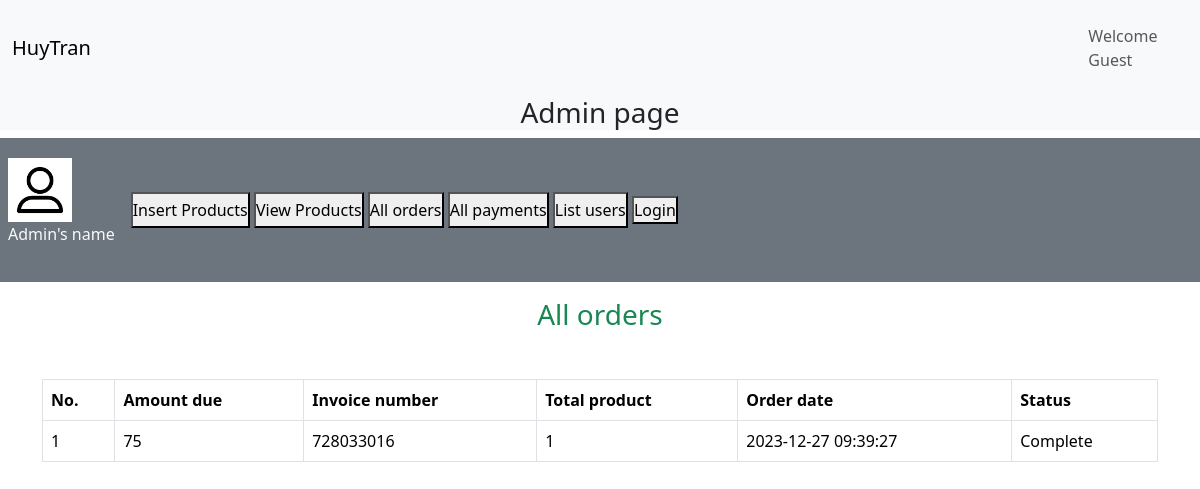
The app's page /admin_area/index.php?all_order with its own data.
### tables this page shows
CREATE TABLE `order` (
  `order_id` int(11) NOT NULL,
  `user_id` int(11) NOT NULL,
  `amount_due` int(255) NOT NULL,
  `invoice_number` int(255) NOT NULL,
  `total_products` int(255) NOT NULL,
  `order_date` timestamp NOT NULL DEFAULT current_timestamp() ON UPDATE current_timestamp(),
  `order_status` varchar(255) NOT NULL
);

### admin_area/all_order.php (the view, shortened to what this page needs)
<!DOCTYPE html>
<html lang="en">
<head>
</head>
<body>
    <h3 class="text-center text-success">All orders</h3>
    <table class="table table-bordered mt-5">
        <thead>
            <?php
                $get_order = "Select * from `order`";
                $result = mysqli_query($con, $get_order);
                $row_count = mysqli_num_rows($result);
                echo "<tr>
                <th>No.</th>
                <th>Amount due</th>
                <th>Invoice number</th>
                <th>Total product</th>
                <th>Order date</th>
                <th>Status</th>
                </tr>
                </thead>
                <tbody>";
                if ($row_count == 0) {
                    echo "<h2 class='bg-danger text-center mt-5>No order yet</h2>'";
                } else {
                    $number = 0;
                    while ($row_data = mysqli_fetch_assoc($result)) {
                        $amount_due = $row_data['amount_due'];
                        $invoice_number = $row_data['invoice_number'];
                        $total_product = $row_data['total_products'];
                        $order_date = $row_data['order_date'];
                        $order_status = $row_data['order_status'];
                        $number++;
                        echo "<tr>
                        <td>$number</td>
                        <td>$amount_due</td>
                        <td>$invoice_number</td>
                        <td>$total_product</td>
                        <td>$order_date</td>
                        <td>$order_status</td>
                        </tr>";
                    }
                }
        ?>
    </table>
</body>
</html>

### style.css (style rules this page uses)
* { margin: 0; padding: 0; box-sizing: border-box; }

### records on screen
order: amount_due "75", invoice_number "728033016", total_products "1", order_date "2023-12-27 09:39:27", order_status "Complete"
